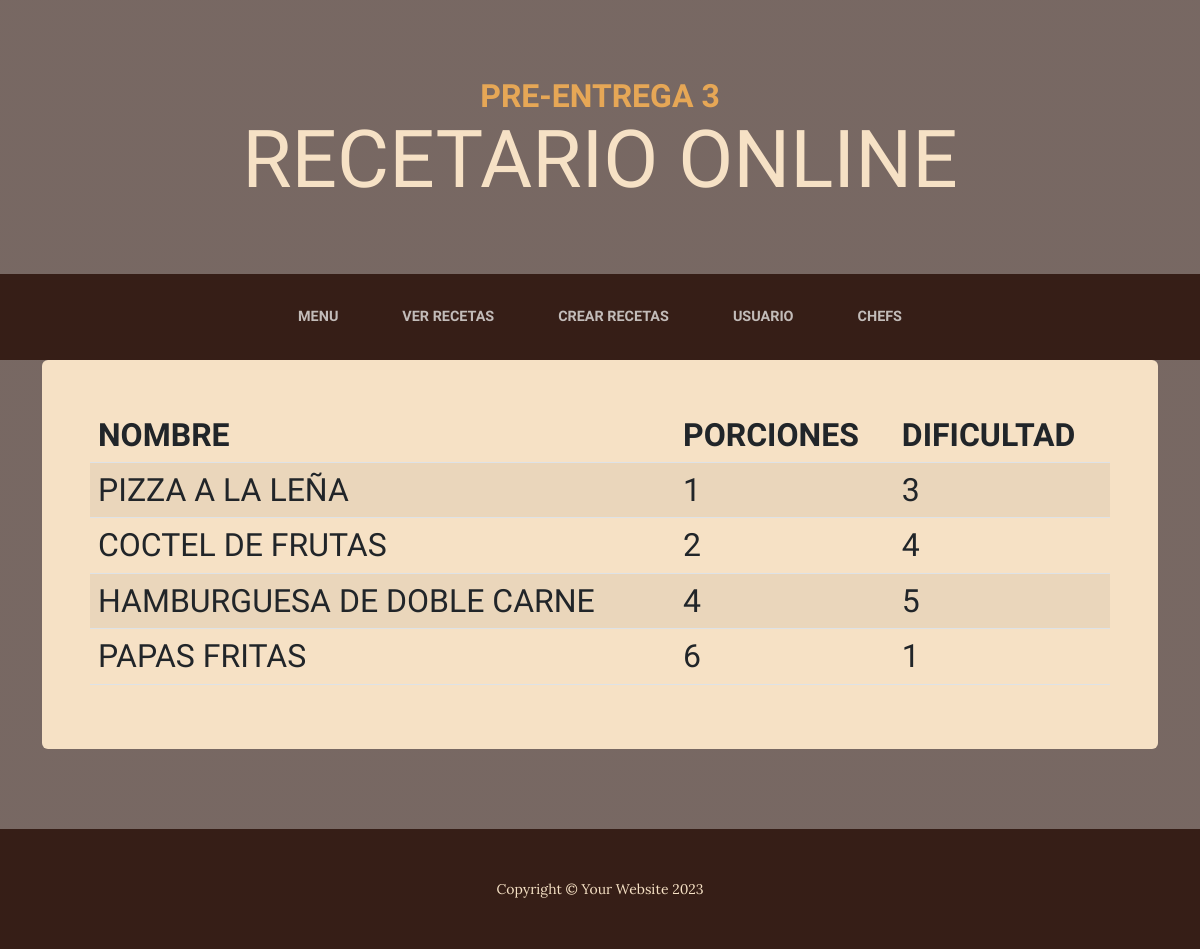
/aplicacion/ver_recetas/, run on the app's committed database.
### aplicacion/models.py (models this page shows, shortened)
class Recetas(models.Model):
    nombre = models.CharField(max_length=60)
    dificultad = models.IntegerField()
    porciones = models.IntegerField()
    ingredientes = models.CharField(max_length=500)
    procedimiento = models.CharField(max_length=500)

### aplicacion/views.py (the view)
# urls.py: path('ver_recetas/', ver_recetas, name="ver_recetas"),
def ver_recetas(request):
    contexto = {'recetass': Recetas.objects.all()}
    return render(request, "aplicacion/ver_recetas.html", contexto)

### aplicacion/templates/aplicacion/ver_recetas.html
{% extends 'aplicacion/home2.html' %}
{% block lista %}
    <table class="table table-striped">
        <thead>
            <tr>
                <th>Nombre</th>
                <th>Porciones</th>
                <th>Dificultad</th>
            </tr>
        </thead>
        <tbody>
            {% for d in recetass  %}
                    <tr>
                        <td>{{ d.nombre }}</td>
                        <td>{{ d.porciones }}</td>
                        <td>{{ d.dificultad }}</td>
                    </tr>
            {% endfor %}
        </tbody>
    </table>
{%endblock lista%}

### data on the page
Recetas: nombre "PIZZA A LA LEÑA", porciones "1", dificultad "3"
Recetas: nombre "COCTEL DE FRUTAS", porciones "2", dificultad "4"
Recetas: nombre "HAMBURGUESA DE DOBLE CARNE", porciones "4", dificultad "5"
Recetas: nombre "PAPAS FRITAS", porciones "6", dificultad "1"
